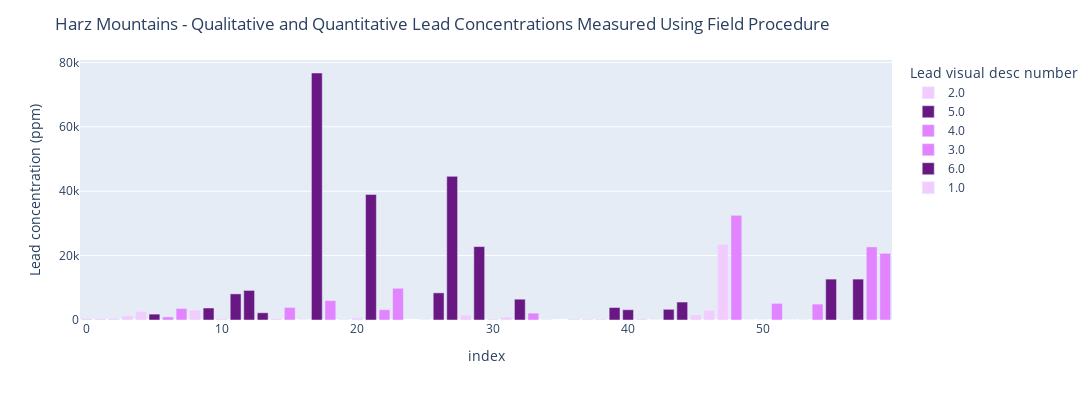

Write notebook code for a chart like this one.
### Code cell
# color_discrete_map_purples={
#                 "1.0": "#fbeeff",
#                 "2.0": "#f3ccff",
#                 "3.0": "#e79aff",
#                 "4.0": "#e284ff",
#                 "5.0": "#b148d2",
#                 "6.0": '#691883'}

color_discrete_map_purples={
                "1.0": "#f3ccff",
                "2.0": "#f3ccff",
                "3.0": "#e284ff",
                "4.0": "#e284ff",
                "5.0": "#691883",
                "6.0": '#691883'}

data = data[data['Lead visual desc number'].notna()]
data['Lead visual desc number'] = data['Lead visual desc number'].astype(str)

fig = px.bar(data, x=data.index, y=data['Lead concentration (ppm)'], color='Lead visual desc number',color_discrete_map=color_discrete_map_purples)
fig.update_layout(height=400,width=1100, title_text='Harz Mountains - Qualitative and Quantitative Lead Concentrations Measured Using Field Procedure')

fig.show()

### Figure 1 — Plotly figure (JSON) as saved in the notebook; plotly's stock layout.template omitted (floating-point values rounded to 4 significant figures)
{"data": [{"alignmentgroup": "True", "hovertemplate": "Lead visual desc number=2.0<br>index=%{x}<br>Lead concentration (ppm)=%{y}<extra></extra>", "legendgroup": "2.0", "marker": {"color": "#f3ccff", "pattern": {"shape": ""}}, "name": "2.0", "offsetgroup": "2.0", "orientation": "v", "showlegend": true, "textposition": "auto", "type": "bar", "x": [0, 1, 2, 3, 4, 8, 10, 14, 16, 19, 20, 25, 28, 30, 31, 34, 36, 37, 38, 41, 42, 45, 46, 47, 52, 53, 56], "xaxis": "x", "y": [464, 397, 437, 1308, 2645, 3049, 374, 383, 59, 135, 670, 89, 1549, 289, 918, 121, 276, 263, 277, 319, 84, 1560, 2961, 23500, 44, 60, 181], "yaxis": "y"}, {"alignmentgroup": "True", "hovertemplate": "Lead visual desc number=5.0<br>index=%{x}<br>Lead concentration (ppm)=%{y}<extra></extra>", "legendgroup": "5.0", "marker": {"color": "#691883", "pattern": {"shape": ""}}, "name": "5.0", "offsetgroup": "5.0", "orientation": "v", "showlegend": true, "textposition": "auto", "type": "bar", "x": [5, 29], "xaxis": "x", "y": [1825, 22800], "yaxis": "y"}, {"alignmentgroup": "True", "hovertemplate": "Lead visual desc number=4.0<br>index=%{x}<br>Lead concentration (ppm)=%{y}<extra></extra>", "legendgroup": "4.0", "marker": {"color": "#e284ff", "pattern": {"shape": ""}}, "name": "4.0", "offsetgroup": "4.0", "orientation": "v", "showlegend": true, "textposition": "auto", "type": "bar", "x": [6, 15, 18, 22, 33, 48, 51, 54, 58, 59], "xaxis": "x", "y": [958, 3897, 6015, 3194, 2132, 32500, 5171, 4936, 22700, 20700], "yaxis": "y"}, {"alignmentgroup": "True", "hovertemplate": "Lead visual desc number=3.0<br>index=%{x}<br>Lead concentration (ppm)=%{y}<extra></extra>", "legendgroup": "3.0", "marker": {"color": "#e284ff", "pattern": {"shape": ""}}, "name": "3.0", "offsetgroup": "3.0", "orientation": "v", "showlegend": true, "textposition": "auto", "type": "bar", "x": [7, 23], "xaxis": "x", "y": [3580, 9854], "yaxis": "y"}, {"alignmentgroup": "True", "hovertemplate": "Lead visual desc number=6.0<br>index=%{x}<br>Lead concentration (ppm)=%{y}<extra></extra>", "legendgroup": "6.0", "marker": {"color": "#691883", "pattern": {"shape": ""}}, "name": "6.0", "offsetgroup": "6.0", "orientation": "v", "showlegend": true, "textposition": "auto", "type": "bar", "x": [9, 11, 12, 13, 17, 21, 26, 27, 32, 39, 40, 43, 44, 55, 57], "xaxis": "x", "y": [3728, 8115, 9189, 2241, 76700, 39000, 8432, 44600, 6461, 3875, 3192, 3323, 5577, 12700, 12700], "yaxis": "y"}, {"alignmentgroup": "True", "hovertemplate": "Lead visual desc number=1.0<br>index=%{x}<br>Lead concentration (ppm)=%{y}<extra></extra>", "legendgroup": "1.0", "marker": {"color": "#f3ccff", "pattern": {"shape": ""}}, "name": "1.0", "offsetgroup": "1.0", "orientation": "v", "showlegend": true, "textposition": "auto", "type": "bar", "x": [49, 50], "xaxis": "x", "y": [39, 37], "yaxis": "y"}], "layout": {"barmode": "relative", "height": 400, "legend": {"title": {"text": "Lead visual desc number"}, "tracegroupgap": 0}, "margin": {"t": 60}, "title": {"text": "Harz Mountains - Qualitative and Quantitative Lead Concentrations Measured Using Field Procedure"}, "width": 1100, "xaxis": {"anchor": "y", "autorange": true, "domain": [0, 1], "range": [-0.5, 59.5], "title": {"text": "index"}, "type": "linear"}, "yaxis": {"anchor": "x", "autorange": true, "domain": [0, 1], "range": [0, 80740.0], "title": {"text": "Lead concentration (ppm)"}, "type": "linear"}}}
